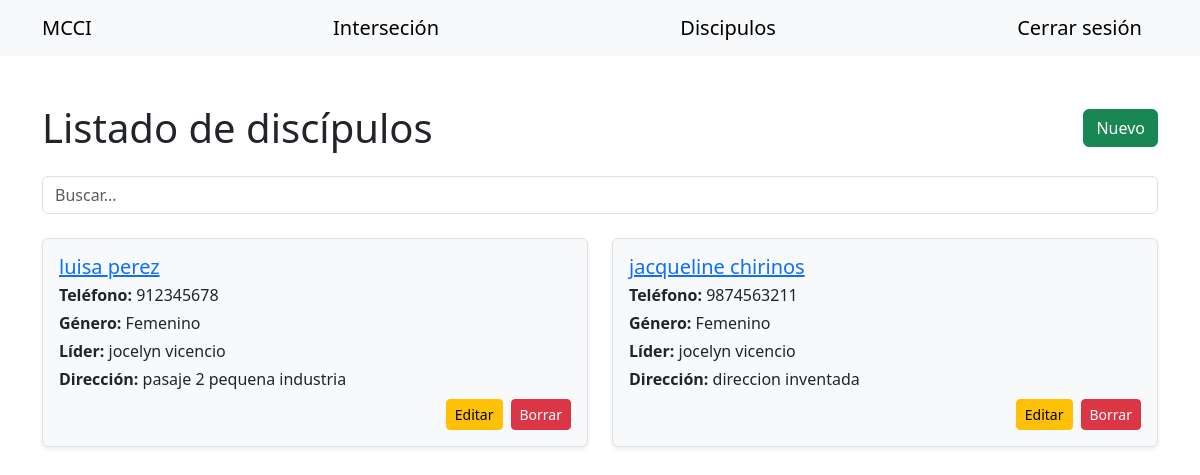
Page /listado (signed in) on the earlier database version.
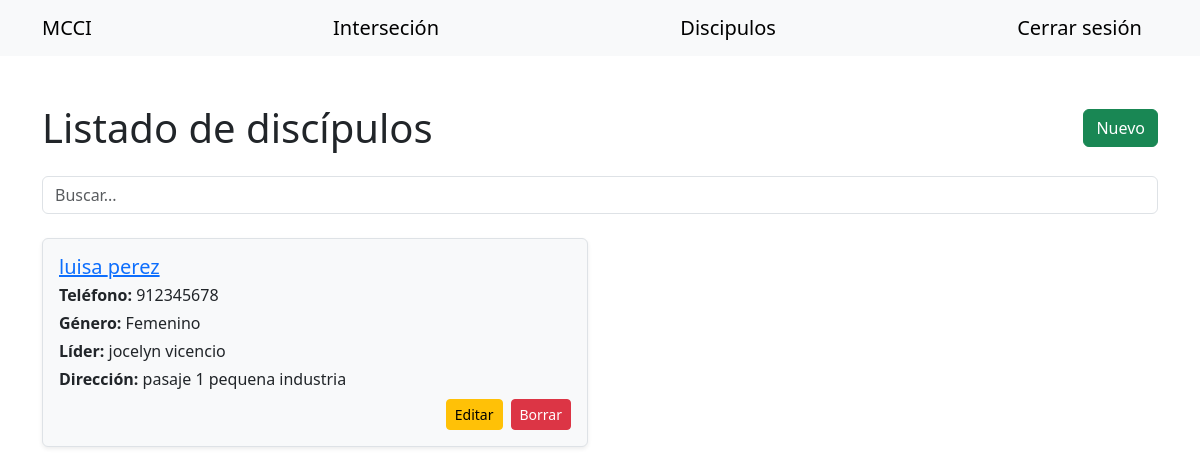
Same page on the later database version.
### app/models.py (models this page shows, shortened)
class Discipulo(db.Model):
    __tablename__ = 'discipulo'
    id = db.Column(db.Integer, primary_key=True)
    nombres = db.Column(db.String(100), nullable=False)
    apellidos = db.Column(db.String(100), nullable=False)
    telefono = db.Column(db.String(15), unique=True, nullable=False)
    lider_id = db.Column(db.Integer, db.ForeignKey('user.id'), nullable=True)
    genero = db.Column(db.String(10), nullable=False)
    direccion = db.Column(db.String(200), nullable=False)
    fecha = db.Column(db.DateTime, default=datetime.utcnow)
    notas = db.relationship('Nota', back_populates='discipulo', cascade='all, delete-orphan')
    lider = db.relationship('User', backref=db.backref('discipulos', lazy=True))

class User(db.Model, UserMixin):
    __tablename__ = 'user'
    id = db.Column(db.Integer, primary_key=True)
    username = db.Column(db.String(50), unique=True, nullable=False)
    nombres = db.Column(db.String(100), nullable=False)
    apellidos = db.Column(db.String(100), nullable=False)
    telefono = db.Column(db.String(15), unique=True, nullable=False)
    soy_de_consolidacion = db.Column(db.Integer, default=0)
    password_hash = db.Column(db.String(256), nullable=False)

### app/routes.py (the view, shortened to what this page needs)
@bp.route('/listado', methods=['GET', 'POST'])
@login_required
def listado():
    consolidacion = current_user.soy_de_consolidacion
    lideres = User.query.all()
    discipulos = Discipulo.query.all()
    form = DiscipuloForm(request.form)
    form.lider.choices = [(None, "Ninguno")] + [(lider.id, f"{lider.nombres} {lider.apellidos}") for lider in lideres]
    form.genero.choices = [('Masculino', 'Masculino'), ('Femenino', 'Femenino')]
    return render_template('listado.html', lideres=lideres, form=form, discipulos=discipulos, consolidacion=consolidacion)

### app/forms.py
class DiscipuloForm(FlaskForm):
    nombres = StringField('Nombres', validators=[DataRequired(), Length(min=2, max=100)])
    apellidos = StringField('Apellidos', validators=[DataRequired(), Length(min=2, max=100)])
    telefono = StringField('Teléfono', validators=[DataRequired(), Length(min=9, max=15)])
    genero = SelectField('Género', validators=[DataRequired()])
    lider = SelectField('Líder', coerce=lambda x: int(x) if x and x != 'None' else None, validators=[Optional()])
    direccion = StringField('Dirección', validators=[DataRequired()])
    submit = SubmitField('Registrar Discipulo')

### app/__init__.py (called while the page is built)
def create_app():
    app = Flask(__name__)
    app.config.from_object(Config)
    db.init_app(app)
    migrate.init_app(app, db)
    login_manager.init_app(app)
    login_manager.login_view = 'login'
    with app.app_context():
        from . import models
        @login_manager.user_loader
        def load_user(user_id):
            from .models import User
            return User.query.get(int(user_id))
    from .routes import bp
    app.register_blueprint(bp)
    return app

### app/templates/listado.html (shortened to what this page needs)
{% extends "base.html" %}
{% set navbar=true %}
{% block content %}
<div class="container my-5">
    <div class="d-flex justify-content-between align-items-center mb-4">
        <h1 class="m-0">Listado de discípulos</h1>
        <button class="btn btn-success" data-bs-toggle="modal" data-bs-target="#modalAgregar">
            Nuevo
        </button>
    </div>
    <div class="mb-4">
        <input type="text" id="buscador" class="form-control" placeholder="Buscar...">
    </div>
    <div class="row row-cols-1 row-cols-md-2 g-4">
        {% for discipulo in discipulos %}
        <div class="col tarjeta-discipulo">
            <div class="border rounded shadow-sm bg-light p-3 h-100">
                <h5 class="mb-1"> <a href="{{ url_for('main.detalle_discipulo', id=discipulo.id) }}">{{ discipulo.nombres }} {{ discipulo.apellidos }}</a></h5>
                <p class="mb-1"><strong>Teléfono:</strong> {{ discipulo.telefono }}</p>
                <p class="mb-1"><strong>Género:</strong> {{ discipulo.genero }}</p>
                <p class="mb-1">
                    <strong>Líder:</strong>
                    {% if discipulo.lider %}
                    <span>{{ discipulo.lider.nombres }} {{ discipulo.lider.apellidos }}</span>
                    {% else %}
                    <span class="text-muted fst-italic">No asignado</span>
                    {% endif %}
                </p>
                <p class="mb-2"><strong>Dirección:</strong> {{ discipulo.direccion }}</p>
                {% if consolidacion == 1 %}
                <div class="d-flex justify-content-end gap-2">
                    <a href="{{ url_for('main.editar_discipulo', id=discipulo.id) }}"
                        class="btn btn-warning btn-sm">Editar</a>
                    <button class="btn btn-danger btn-sm" data-bs-toggle="modal"
                        data-bs-target="#modalEliminar{{ discipulo.id }}">
                        Borrar
                    </button>
                </div>
                {% endif %}
            </div>
        </div>
        {% endfor %}
    </div>
</div>
{% endblock content %}

Differences in the rows shown:
removed Discipulo: nombres "jacqueline", apellidos "chirinos", telefono "9874563211", genero "Femenino", lider.nombres "jocelyn", lider.apellidos "vicencio", direccion "direccion inventada"
changed Discipulo "luisa": direccion "pasaje 2 pequena industria" → "pasaje 1 pequena industria"
